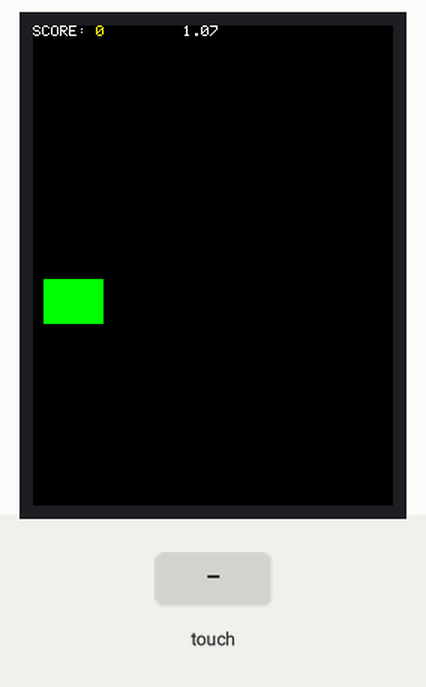
Simulated run of this sketch. Board: Arduino Uno, built with avr-gcc and run on an emulated ATmega328P. On the bench: 240×320 colour display. Inputs (shaded band) come from the test bench. Random numbers use the default seed unless the sketch sets one.

Above: at 1.3 s.
1.4 s: touch panel pressed at 13 % / 10 % of its raw x / y range
3.5 s: touch panel pressed at 38 % / 10 % of its raw x / y range
Timing chart, 0 to 6.5 s (numbered marks = the images above; inputs shaded):
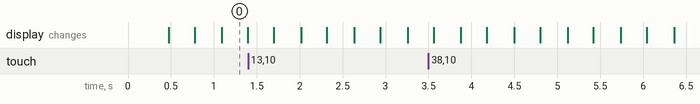

The sketch:

sketch.ino
```cpp
#define ILI9341_BLACK       0x0000  ///<   0,   0,   0
#define ILI9341_NAVY        0x000F  ///<   0,   0, 123
#define ILI9341_DARKGREEN   0x03E0  ///<   0, 125,   0
#define ILI9341_DARKCYAN    0x03EF  ///<   0, 125, 123
#define ILI9341_MAROON      0x7800  ///< 123,   0,   0
#define ILI9341_PURPLE      0x780F  ///< 123,   0, 123
#define ILI9341_OLIVE       0x7BE0  ///< 123, 125,   0
#define ILI9341_LIGHTGREY   0xC618  ///< 198, 195, 198
#define ILI9341_DARKGREY    0x7BEF  ///< 123, 125, 123
#define ILI9341_BLUE        0x001F  ///<   0,   0, 255
#define ILI9341_GREEN       0x07E0  ///<   0, 255,   0
#define ILI9341_CYAN        0x07FF  ///<   0, 255, 255
#define ILI9341_RED         0xF800  ///< 255,   0,   0
#define ILI9341_MAGENTA     0xF81F  ///< 255,   0, 255
#define ILI9341_YELLOW      0xFFE0  ///< 255, 255,   0
#define ILI9341_WHITE       0xFFFF  ///< 255, 255, 255
#define ILI9341_ORANGE      0xFD20  ///< 255, 165,   0
#define ILI9341_GREENYELLOW 0xAFE5  ///< 173, 255,  41
#define ILI9341_PINK        0xFC18  ///< 255, 130, 198

#include "SPI.h"
#include "Adafruit_GFX.h"
#include "Adafruit_FT6206.h"
#include "Adafruit_ILI9341.h"

#define TFT_CLK 13
#define TFT_MISO 12
#define TFT_MOSI 11
#define TFT_DC 9
#define TFT_CS 10
#define TFT_RST 8

Adafruit_ILI9341 tft = Adafruit_ILI9341(TFT_CS, TFT_DC, TFT_MOSI, TFT_CLK, TFT_RST, TFT_MISO);

Adafruit_FT6206 ts = Adafruit_FT6206();

// rectangle variables
const int RECT_WIDTH = 40;
const int RECT_HEIGHT = 30;
int rectX, rectY;
bool retanguloAtivo = false;

// random colors variables
const uint16_t colors[] = {
  ILI9341_RED,
  ILI9341_BLUE,
  ILI9341_GREEN,
  ILI9341_YELLOW,
  ILI9341_ORANGE,
  ILI9341_PINK,
  ILI9341_PURPLE
};
const int NUM_COLORS = sizeof(colors) / sizeof(colors[0]);

// score
int score = 0;

void setup() {
  Serial.begin(9600);
  tft.begin();
  ts.begin();
  tft.setRotation(2);
}

void loop() {
  if(!retanguloAtivo) {
    randomRects();
  }
  touch();
  text();
  delay(20);
}

void randomRects() {
  rectX = random(0, tft.width() - RECT_WIDTH);
  rectY = random(0, tft.height() - RECT_HEIGHT);

  uint16_t selectedColor = colors[random(NUM_COLORS)];

  tft.fillRect(rectX, rectY, RECT_WIDTH, RECT_HEIGHT, selectedColor);
  retanguloAtivo = true;

  /*Serial.print("Retângulo em: ");
  Serial.print(rectX); Serial.print(", "); Serial.println(rectY);*/
}

void touch() {
  if(ts.touched()) {
    TS_Point p = ts.getPoint();

    /*Serial.print("Toque em: ");
    Serial.print(p.x); Serial.print(", "); Serial.println(p.y);*/

    if(p.x >= rectX && p.x <= (rectX + RECT_WIDTH) &&
       p.y >= rectY && p.y <= (rectY + RECT_HEIGHT)) {
      tft.fillRect(rectX, rectY, RECT_WIDTH, RECT_HEIGHT, ILI9341_BLACK);
      score += 1;
      retanguloAtivo = false;
      while(ts.touched()) delay(10);
    }
  }
}

void text() {
  tft.setCursor(0, 0);
  tft.setTextColor(ILI9341_WHITE);
  tft.setTextSize(1);
  tft.print("SCORE: ");

  tft.setTextColor(ILI9341_YELLOW, ILI9341_BLACK);
  tft.setTextSize(1);
  tft.println(score);
  timer();
}

void timer() {
  unsigned long time = micros();

  // 1s = 1.000.000micro

  float timeInSeconds = time / 1000000.0;

  tft.setCursor(100, 0);
  tft.setTextColor(ILI9341_WHITE, ILI9341_BLACK);
  tft.setTextSize(1);
  tft.print(timeInSeconds);
}
```
